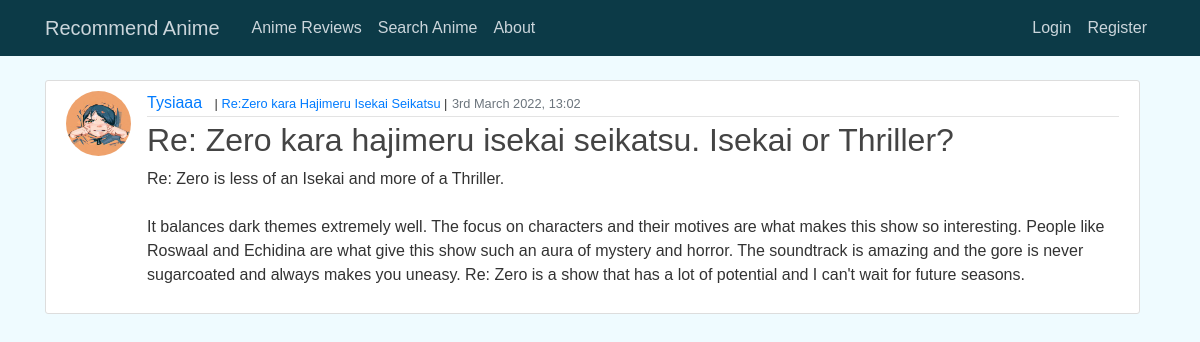
/reviews/5/, run on the app's committed database.
### recommend/models.py (models this page shows, shortened)
class Review(models.Model):
    head = models.CharField(max_length=80)
    body = models.TextField(max_length=2000)
    date_posted = models.DateTimeField(default=timezone.now)
    author = models.ForeignKey(User, on_delete=models.CASCADE) #if user is deleted, choose what happens to reviews
    associated_anime = models.ForeignKey(Anime, on_delete= models.SET_NULL, null=True)

class Anime(models.Model):
    title = models.CharField(max_length=200)
    type = models.CharField(max_length=7)
    episodes = models.IntegerField()
    status = models.CharField(max_length=10)
    year = models.IntegerField()
    picture = models.CharField(max_length=200)
    tags = models.ManyToManyField(Tag)

### users/models.py (models this page shows, shortened)
class Profile(models.Model):
    user = models.OneToOneField(User, on_delete=models.CASCADE)
    profile_pic = models.ImageField(default='defaultUser.jpg', upload_to='profile_pics')

### reviews/views.py (the view)
# urls.py: path('<int:pk>/', ReviewDetailView.as_view(), name='reviews-detail'),
class ReviewDetailView(DetailView):
    model = Review
    template_name = 'review_detail.html'

### templates/review_detail.html (shortened to what this page needs)
{% extends "base.html" %}
{%block content %}
    <article class="media content-section">
        <img class ="rounded-circle article-img" src="{{ object.author.profile.profile_pic.url }}" alt="Profile Picture">
        <div class="media-body">
        <div class="article-metadata">
            <a class="mr-2" href="{% url 'user-reviews' object.author.username %}">{{ object.author }}</a>
            {% if object.associated_anime %}
                    <small>| <a href = "#">{{ object.associated_anime.title }}</a> |</small>
            {% endif %}
            <small class="text-muted">{{ object.date_posted|date:"jS F Y, H:i" }}</small>
        </div>
        <h2 class="article-title">{{ object.head }}</h2>
        <p class="article-content">{{ object.body }}</p>
        </div>
    </article>
{% endblock content %}

### static/style.css (style rules this page uses)
body { font-family: Sans-Serif; background: #effbff; color: #333333; margin-top: 5rem; }
h1, h2, h3, h4, h5, h6 { color: #050507; }
.content-section { background: #ffffff; padding: 10px 20px; border: 1px solid #dddddd; border-radius: 3px; margin-bottom: 20px; width: 150%; }
.article-title { color: #444444; }
.article-content { white-space: pre-line; }
.article-img { height: 65px; width: 65px; margin-right: 16px; }
.article-metadata { padding-bottom: 1px; margin-bottom: 4px; border-bottom: 1px solid #e3e3e3 }

### data on the page
Review: author.profile.profile_pic (picture), author "Tysiaaa", associated_anime "Re:Zero kara Hajimeru Isekai Seikatsu", date_posted "3rd March 2022, 13:02", head "Re: Zero kara hajimeru isekai seikatsu. Isekai or Thriller?", body "Re: Zero is less of an Isekai and more of a Thriller. It balances dark themes extremely well. The focus on characters and their motives are what makes this show so interesting. People like Roswaal and Echidina are what give this show such an aura of mystery and horror. The soundtrack is amazing and the gore is never sugarcoated and always makes you uneasy. Re: Zero is a show that has a lot of potential and I can't wait for future seasons."
